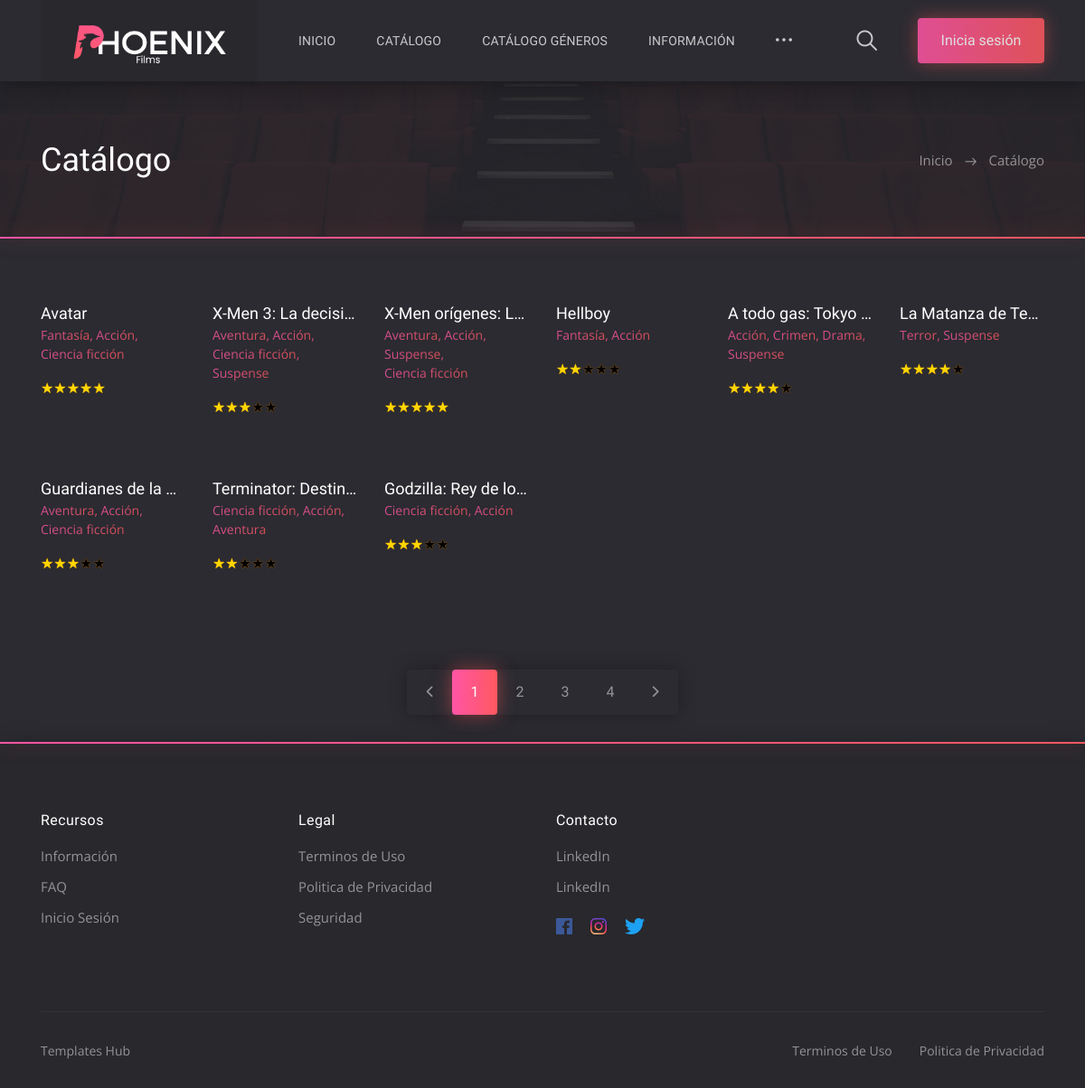
/catalogo.php, run on the app's committed database.
### tables this page shows
CREATE TABLE IF NOT EXISTS `peliculas` (
  `id` bigint(20) NOT NULL AUTO_INCREMENT,
  `tmdb_id` varchar(20) NOT NULL,
  `titulo` varchar(255) NOT NULL,
  `poster` varchar(255) NOT NULL,
  `estado` enum('A','D','B') NOT NULL COMMENT 'A-activo D-desactivado  B-Borrar',
  `estreno` date NOT NULL,
  `overview` text,
  `opinion` text,
  PRIMARY KEY (`id`)
);

CREATE TABLE IF NOT EXISTS `genero` (
  `id` bigint(20) NOT NULL,
  `genero` varchar(20) NOT NULL,
  PRIMARY KEY (`id`)
);

### catalogo.php (the view, shortened to what this page needs)
<!DOCTYPE html>
<html lang="es">
<head>
  <?php include('includes/head.php'); ?>
</head>
<body class="body">
  <?php
  include './votaciones.php';
  $V = new Votacion();
  ?>
  <header>
    <?php include('includes/header.php'); ?>
  </header>
  <section class="section section--first section--bg" data-bg="img/section/section.jpg">
    <div class="container">
      <div class="row">
        <div class="col-12">
          <div class="section__wrap">
            <h2 class="section__title">Catálogo</h2>
            <ul class="breadcrumb">
              <li class="breadcrumb__item"><a href="index.php">Inicio</a></li>
              <li class="breadcrumb__item breadcrumb__item--active">Catálogo</li>
            </ul>
          </div>
        </div>
      </div>
    </div>
  </section>
  <section class="catalog" data-bg="img/section/section.jpg">
    <div class="container">
      <div class="row">
        <div class="col-12">
        </div>
        <?php
        include("admin/inc_conexion_peliculas.php");
        $query = "SELECT * FROM peliculas  WHERE estado = 'A'";
        $resultado = mysqli_query($conn, $query);
        if (mysqli_num_rows($resultado) != 0) {
          while ($fila = mysqli_fetch_array($resultado)) {
        ?>
            <div class="col-6 col-sm-4 col-lg-3 col-xl-2">
              <div class="card">
                <div class="card__cover">
                </div>
                <div class="card__content">
                  <h3 class="card__title"><a href="#"><?php echo $fila['titulo']; ?></a></h3>
                  <span class="card__category">
                    <?php
                    $query2 = "SELECT genero.genero AS generopeli FROM genero,peli_genero WHERE peli_genero.peliculaid = " .  $fila['id'] . " AND peli_genero.generoid =genero.id";
                    $resultado2 = mysqli_query($conn, $query2);
                    while ($fila2 = mysqli_fetch_array($resultado2)) {
                      echo '<a>' . $fila2['generopeli'] . '</a>';
                    }
                    ?>
                  </span>
                  <p> <?php echo $V->mostrar_estrellitas_para($fila['id']); ?></p>
                </div>
              </div>
            </div>
        <?php }
        } else {
          echo '<p>No existe la pelicula para el identificador seleccionado</p>';
        }
        ?>
      </div>
    </div>
  </section>
  <div class="col-12">
    <ul class="paginator">
      <li class="paginator__item paginator__item--prev">
        <a href="#"><i class="icon ion-ios-arrow-back"></i></a>
      </li>
      <li class="paginator__item paginator__item--active"><a href="#">1</a></li>
      <li class="paginator__item"><a href="#">2</a></li>
      <li class="paginator__item"><a href="#">3</a></li>
      <li class="paginator__item"><a href="#">4</a></li>
      <li class="paginator__item paginator__item--next">
        <a href="#"><i class="icon ion-ios-arrow-forward"></i></a>
      </li>
    </ul>
  </div>
  <footer>
    <?php include('includes/footer.php'); ?>
  </footer>
</body>
</html>

### votaciones.php (shortened to what this page needs)
<?php
class Votacion
{
  private $host        = 'localhost';
  private $usuario     = 'root';
  private $clave       = '';
  private $basededatos = 'peliculas';
  public  $db;
  public function __construct()
  {
    if (!isset($this->db)) {
      try {
        $this->db = new mysqli($this->host, $this->usuario, $this->clave, $this->basededatos);
        $this->db->set_charset("utf8");
      } catch (Exception $e) {
        $error = $e->getMessage();
        echo $error;
      }
    }
  }
  public function obtener_la_puntuacion_de($elemento)
  {
    $elemento = $this->db->real_escape_string($elemento);
    $sql = "SELECT AVG(`valoracion`) FROM `votaciones` WHERE `elemento_votado`='" . $elemento . "'";
    $resultado = $this->db->query($sql);
    list($puntuacion_media) = $resultado->fetch_row();
    return $puntuacion_media;
  }
  public function mostrar_estrellitas_para($elemento)
  {
    $puntuacion_media = $this->obtener_la_puntuacion_de($elemento);
    $HTML_output = '<div class="estrellas">';
    for ($i = 1; $i <= 5; $i++) {
      if ($i <= $puntuacion_media) {
        $clase_css_estrella = 'estrella_dorada';
      } else {
        $clase_css_estrella = 'estrella_normal';
      }
      $HTML_output .= '<span class="' . $clase_css_estrella . '" onclick="ratestar(' . $elemento . ',' . $i . ')">&#x2605;</span>';
    }
    $HTML_output .= '</div>';
    return $HTML_output;
  }
}

### css/mi_estilo.css (style rules this page uses)
a { list-style: none; color: white; }

### catalogo.php (style rules this page uses)
.estrellas { text-shadow: 0 0 1px #F48F0A; cursor: pointer; }
.estrella_dorada { color: gold; }
.estrella_normal { color: black; }

### data on the page
peliculas: titulo "Avatar"
genero: genero "Fantasía"
genero: genero "Acción"
genero: genero "Ciencia ficción"
peliculas: titulo "X-Men 3: La decisi…"
genero: genero "Aventura"
genero: genero "Suspense"
peliculas: titulo "X-Men orígenes: L…"
peliculas: titulo "Hellboy"
peliculas: titulo "A todo gas: Tokyo…"
genero: genero "Crimen"
genero: genero "Drama"
peliculas: titulo "La Matanza de Te…"
genero: genero "Terror"
peliculas: titulo "Guardianes de la…"
peliculas: titulo "Terminator: Destin…"
peliculas: titulo "Godzilla: Rey de lo…"
